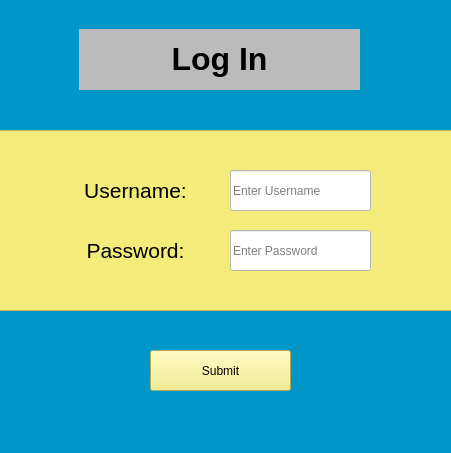
<?xml version="1.0" encoding="UTF-8"?>
<ui version="4.0">
 <class>loginWindow</class>
 <widget class="QMainWindow" name="loginWindow">
  <property name="geometry">
   <rect>
    <x>0</x>
    <y>0</y>
    <width>451</width>
    <height>453</height>
   </rect>
  </property>
  <property name="minimumSize">
   <size>
    <width>451</width>
    <height>363</height>
   </size>
  </property>
  <property name="maximumSize">
   <size>
    <width>11123456</width>
    <height>1234567</height>
   </size>
  </property>
  <property name="windowTitle">
   <string>Target Grade</string>
  </property>
  <widget class="QWidget" name="centralwidget">
   <widget class="QPushButton" name="submit_button">
    <property name="geometry">
     <rect>
      <x>150</x>
      <y>350</y>
      <width>141</width>
      <height>41</height>
     </rect>
    </property>
    <property name="palette">
     <palette>
      <active>
       <colorrole role="Button">
        <brush brushstyle="SolidPattern">
         <color alpha="255">
          <red>243</red>
          <green>235</green>
          <blue>122</blue>
         </color>
        </brush>
       </colorrole>
       <colorrole role="Base">
        <brush brushstyle="SolidPattern">
         <color alpha="255">
          <red>243</red>
          <green>235</green>
          <blue>122</blue>
         </color>
        </brush>
       </colorrole>
       <colorrole role="Window">
        <brush brushstyle="SolidPattern">
         <color alpha="255">
          <red>243</red>
          <green>235</green>
          <blue>122</blue>
         </color>
        </brush>
       </colorrole>
       <colorrole role="AlternateBase">
        <brush brushstyle="SolidPattern">
         <color alpha="255">
          <red>243</red>
          <green>235</green>
          <blue>122</blue>
         </color>
        </brush>
       </colorrole>
       <colorrole role="NoRole">
        <brush brushstyle="SolidPattern">
         <color alpha="255">
          <red>243</red>
          <green>235</green>
          <blue>122</blue>
         </color>
        </brush>
       </colorrole>
      </active>
      <inactive>
       <colorrole role="Button">
        <brush brushstyle="SolidPattern">
         <color alpha="255">
          <red>243</red>
          <green>235</green>
          <blue>122</blue>
         </color>
        </brush>
       </colorrole>
       <colorrole role="Base">
        <brush brushstyle="SolidPattern">
         <color alpha="255">
          <red>243</red>
          <green>235</green>
          <blue>122</blue>
         </color>
        </brush>
       </colorrole>
       <colorrole role="Window">
        <brush brushstyle="SolidPattern">
         <color alpha="255">
          <red>243</red>
          <green>235</green>
          <blue>122</blue>
         </color>
        </brush>
       </colorrole>
       <colorrole role="AlternateBase">
        <brush brushstyle="SolidPattern">
         <color alpha="255">
          <red>243</red>
          <green>235</green>
          <blue>122</blue>
         </color>
        </brush>
       </colorrole>
       <colorrole role="NoRole">
        <brush brushstyle="SolidPattern">
         <color alpha="255">
          <red>243</red>
          <green>235</green>
          <blue>122</blue>
         </color>
        </brush>
       </colorrole>
      </inactive>
      <disabled>
       <colorrole role="Button">
        <brush brushstyle="SolidPattern">
         <color alpha="255">
          <red>243</red>
          <green>235</green>
          <blue>122</blue>
         </color>
        </brush>
       </colorrole>
       <colorrole role="Base">
        <brush brushstyle="SolidPattern">
         <color alpha="255">
          <red>243</red>
          <green>235</green>
          <blue>122</blue>
         </color>
        </brush>
       </colorrole>
       <colorrole role="Window">
        <brush brushstyle="SolidPattern">
         <color alpha="255">
          <red>243</red>
          <green>235</green>
          <blue>122</blue>
         </color>
        </brush>
       </colorrole>
       <colorrole role="AlternateBase">
        <brush brushstyle="SolidPattern">
         <color alpha="255">
          <red>243</red>
          <green>235</green>
          <blue>122</blue>
         </color>
        </brush>
       </colorrole>
       <colorrole role="NoRole">
        <brush brushstyle="SolidPattern">
         <color alpha="255">
          <red>243</red>
          <green>235</green>
          <blue>122</blue>
         </color>
        </brush>
       </colorrole>
      </disabled>
     </palette>
    </property>
    <property name="styleSheet">
     <string notr="true"/>
    </property>
    <property name="text">
     <string>Submit</string>
    </property>
   </widget>
   <widget class="QFrame" name="frame">
    <property name="geometry">
     <rect>
      <x>-10</x>
      <y>130</y>
      <width>491</width>
      <height>181</height>
     </rect>
    </property>
    <property name="styleSheet">
     <string notr="true">background-color: rgb(243, 235, 122);</string>
    </property>
    <property name="frameShape">
     <enum>QFrame::StyledPanel</enum>
    </property>
    <property name="frameShadow">
     <enum>QFrame::Raised</enum>
    </property>
    <widget class="QLabel" name="pword">
     <property name="geometry">
      <rect>
       <x>80</x>
       <y>100</y>
       <width>131</width>
       <height>41</height>
      </rect>
     </property>
     <property name="text">
      <string>&lt;html&gt;&lt;head/&gt;&lt;body&gt;&lt;p align=&quot;center&quot;&gt;&lt;span style=&quot; font-size:16pt;&quot;&gt;Password:&lt;/span&gt;&lt;/p&gt;&lt;/body&gt;&lt;/html&gt;</string>
     </property>
    </widget>
    <widget class="QLineEdit" name="pword_inp">
     <property name="geometry">
      <rect>
       <x>240</x>
       <y>100</y>
       <width>141</width>
       <height>41</height>
      </rect>
     </property>
     <property name="styleSheet">
      <string notr="true">background-color: rgb(255, 255, 255);
font: 10pt &quot;MS Shell Dlg 2&quot;;</string>
     </property>
     <property name="text">
      <string/>
     </property>
     <property name="placeholderText">
      <string>Enter Password</string>
     </property>
    </widget>
    <widget class="QLabel" name="uname">
     <property name="geometry">
      <rect>
       <x>80</x>
       <y>40</y>
       <width>131</width>
       <height>41</height>
      </rect>
     </property>
     <property name="text">
      <string>&lt;html&gt;&lt;head/&gt;&lt;body&gt;&lt;p align=&quot;center&quot;&gt;&lt;span style=&quot; font-size:16pt;&quot;&gt;Username:&lt;/span&gt;&lt;/p&gt;&lt;/body&gt;&lt;/html&gt;</string>
     </property>
    </widget>
    <widget class="QLineEdit" name="uname_inp">
     <property name="geometry">
      <rect>
       <x>240</x>
       <y>40</y>
       <width>141</width>
       <height>41</height>
      </rect>
     </property>
     <property name="styleSheet">
      <string notr="true">background-color: rgb(255, 255, 255);
font: 10pt &quot;MS Shell Dlg 2&quot;;
</string>
     </property>
     <property name="text">
      <string/>
     </property>
     <property name="placeholderText">
      <string>Enter Username</string>
     </property>
    </widget>
   </widget>
   <widget class="QFrame" name="frame_2">
    <property name="geometry">
     <rect>
      <x>-21</x>
      <y>-1</y>
      <width>491</width>
      <height>461</height>
     </rect>
    </property>
    <property name="styleSheet">
     <string notr="true">background-color: rgb(0, 150, 200);</string>
    </property>
    <property name="frameShape">
     <enum>QFrame::StyledPanel</enum>
    </property>
    <property name="frameShadow">
     <enum>QFrame::Raised</enum>
    </property>
    <widget class="QLabel" name="title">
     <property name="geometry">
      <rect>
       <x>100</x>
       <y>30</y>
       <width>281</width>
       <height>61</height>
      </rect>
     </property>
     <property name="styleSheet">
      <string notr="true">background-color: rgb(187, 187, 187);</string>
     </property>
     <property name="text">
      <string>&lt;html&gt;&lt;head/&gt;&lt;body&gt;&lt;p align=&quot;center&quot;&gt;&lt;span style=&quot; font-size:24pt; font-weight:600;&quot;&gt;Log In&lt;/span&gt;&lt;/p&gt;&lt;/body&gt;&lt;/html&gt;</string>
     </property>
    </widget>
   </widget>
   <zorder>frame_2</zorder>
   <zorder>frame</zorder>
   <zorder>submit_button</zorder>
  </widget>
 </widget>
 <resources/>
 <connections/>
</ui>
